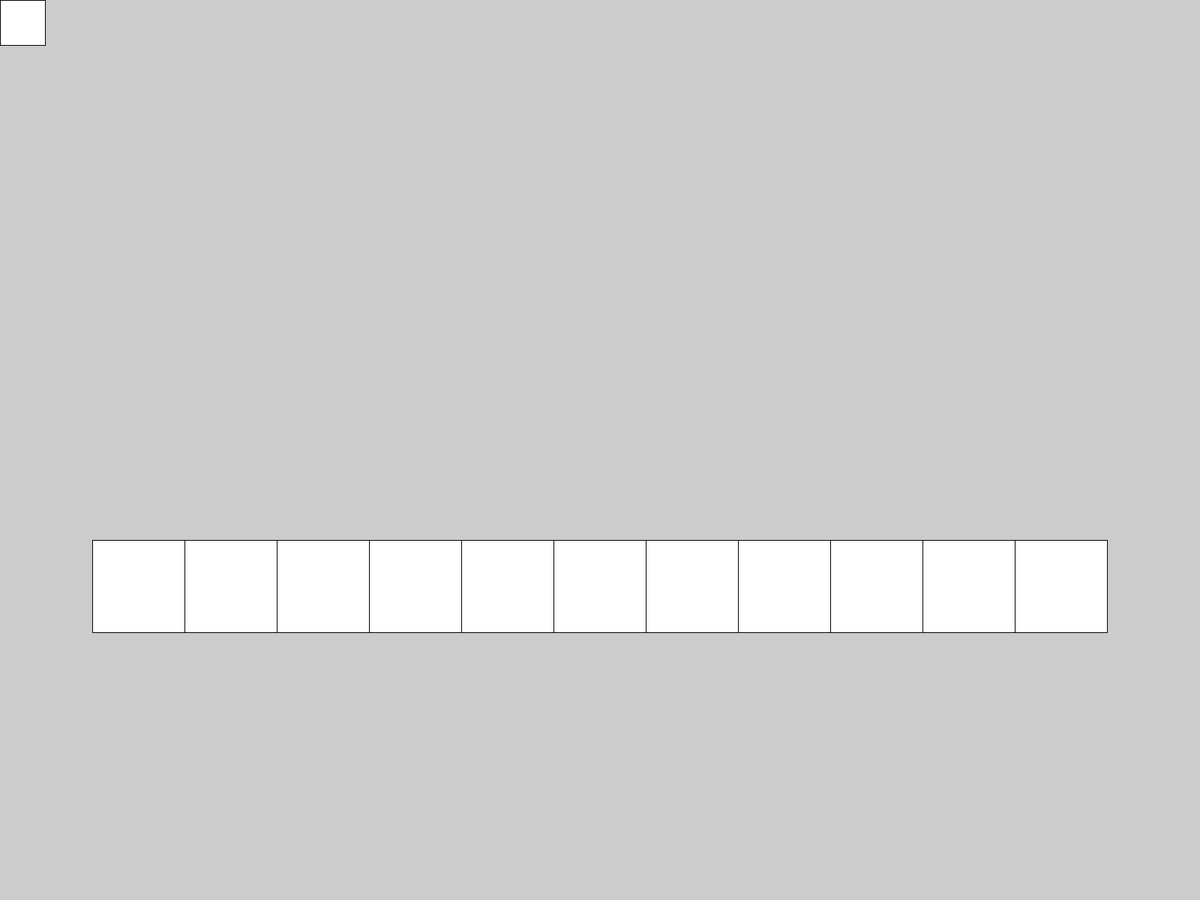
Frame 1 (no input)
Frame 60 (the mouse pressed at the canvas centre just before this capture): identical to frame 1, image omitted
Frame 120 (the mouse held since frame 60 and released just before this capture): identical to frame 1, image omitted

The Processing sketch that drew this single still picture (run headless with seeded random() and noise(); from frame 60 on, the mouse is pressed at the canvas centre):

// Processing sketch: Music_Buttons
// ── Music_Buttons.pde
/*Music Buttons (teacher example)
 */
//
// Global Variables
int appWidth, appHeight;
//
void setup() {
  fullScreen();
  appWidth = displayWidth;
  appHeight = displayHeight;
  //
  populationBuild();
  drawMusicDivs(musicButtonDivX[0], randomButtonY, randomButtonDimension);
  drawMusicDivs(musicButtonDivX, buttonY, buttonWidth);
  //
}//End Setup
//
void draw() {
}//End Draw
//
void mousePressed() {
}//End MousePressed
//
void keyPressed() {
}//End KeyPressed
//
//End MAIN

// ── MusicButtons.pde
/*Note
 -
 */
//global variables'
int randomButtonY, randomButtonDimension, buttonY, buttonWidth,numberOfButtons = 12 ;
float[] musicButtonDivX = new float[numberOfButtons];
//
void populationBuild() {
  //population
  buttonWidth = appWidth/13; // Number of buttons in a row + 2xPadding
  buttonY = appHeight*3/5; //Most Buttons
  int randomButtonX = 0;
  randomButtonY = 0;
  randomButtonDimension = appHeight*1/20;//changed to SQUARE
  //musicButtonDivX
  musicButtonDivX[0] = randomButtonX;
  for ( int i=1; i<musicButtonDivX.length; i++) {
    musicButtonDivX[i] = buttonWidth*i;
  }
  //
}//End populationBuild
//
void drawMusicDivs(float x, float y, float d) {
  square(x, y, d);
}//End Music Divs
void drawMusicDivs(float[] x, float y, float d) {
  for ( int i=1; i<musicButtonDivX.length; i++) {
    square(x[i], y, d);
  }
}//End Music Divs
